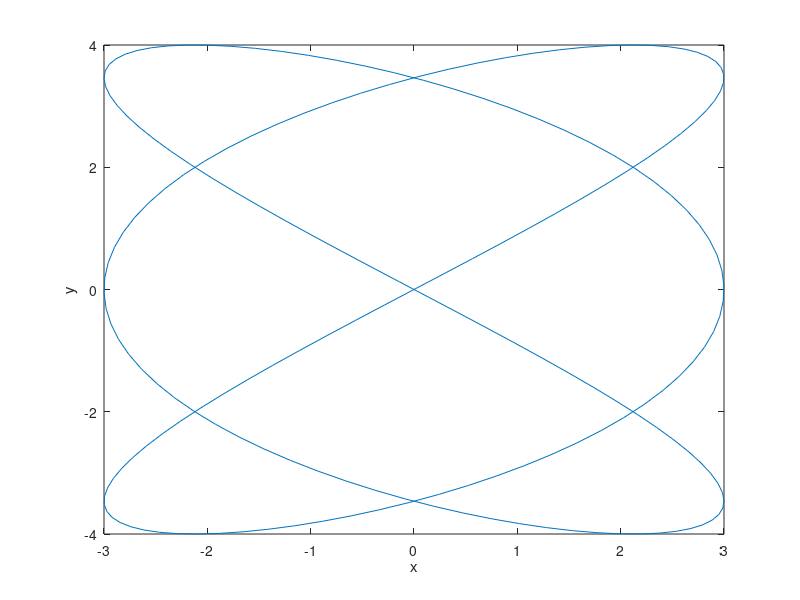

This chart was generated by the following MATLAB code:
a=3; b=4; n=3; m=2; t0=0;
x = @(t) a*sin(n*t+t0);
y = @(t) b*sin(m*t); 

t = linspace(0, 2*pi, 200);
plot(x(t), y(t));

xlabel('x')
ylabel('y')
